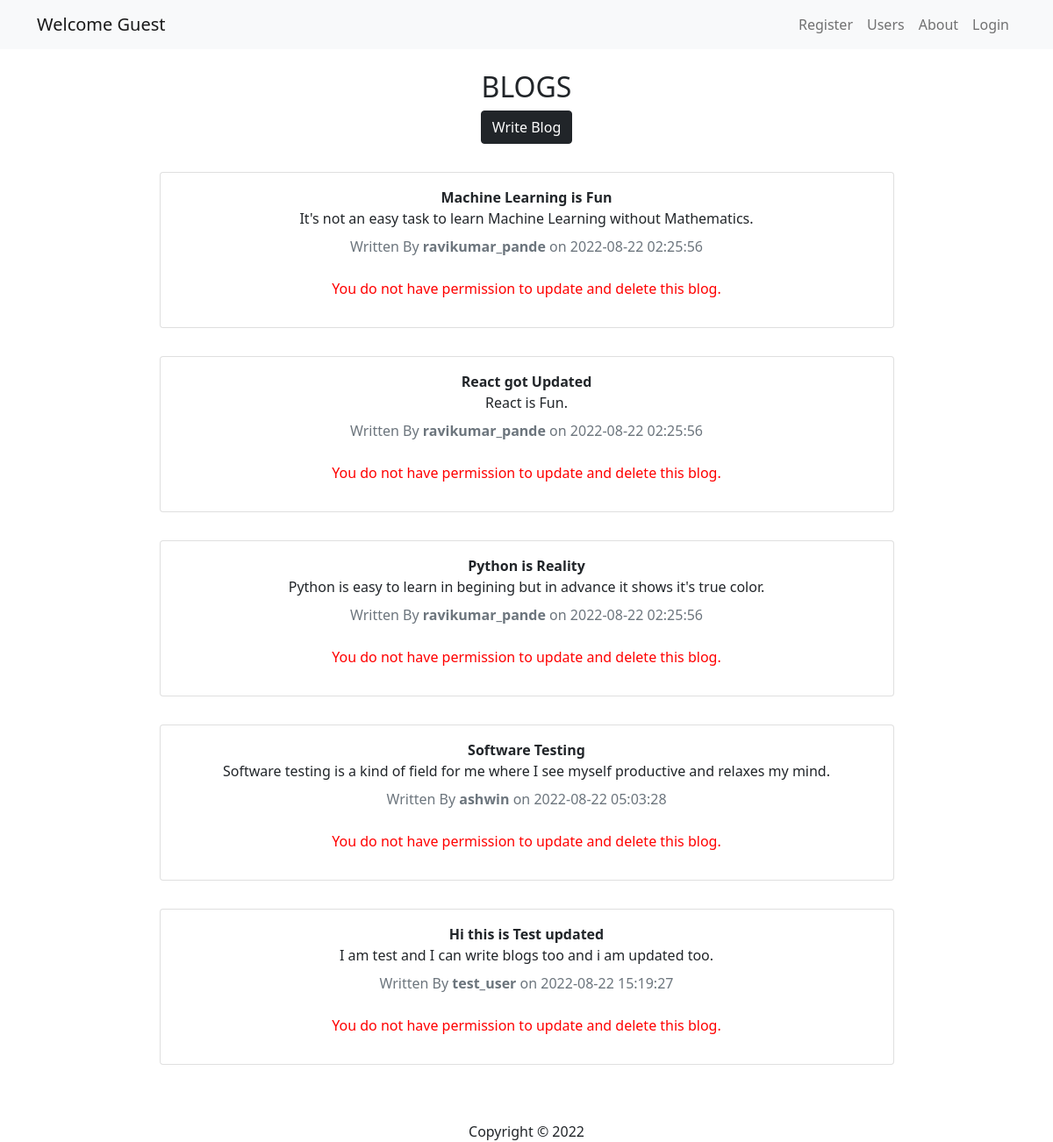
Page /forum_app/blogs.php on the committed database.
### tables this page shows
CREATE TABLE `blogs` (
  `blog_id` int(11) NOT NULL,
  `title` varchar(200) NOT NULL,
  `body` text NOT NULL,
  `created_on` timestamp NOT NULL DEFAULT current_timestamp() ON UPDATE current_timestamp(),
  `modified_on` timestamp NOT NULL DEFAULT current_timestamp(),
  `user_id` int(11) NOT NULL,
  `is_deleted` int(11) NOT NULL
);

CREATE TABLE `users` (
  `id` int(11) NOT NULL,
  `username` varchar(40) NOT NULL,
  `email_address` varchar(50) NOT NULL,
  `password` varchar(100) NOT NULL,
  `created_on` timestamp NOT NULL DEFAULT current_timestamp(),
  `is_deleted` int(11) NOT NULL
);

### forum_app/blogs.php (the view, shortened to what this page needs)
<?php include 'include/header.php' ?>
<h2>BLOGS</h2>
<?php
  $sql = 'SELECT * FROM blogs join users on users.id = blogs.user_id where blogs.is_deleted = 0 and users.is_deleted = 0';
  $result = mysqli_query($conn, $sql);
  $blogs = mysqli_fetch_all($result, MYSQLI_ASSOC);
?>
<div class="d-flex justify-content-center mb-3">
    <a href='write_blog.php'><button type="button" class="btn btn-dark m5">Write Blog</button></a>
</div>
<?php foreach($blogs as $blog): ?>
  <div class="card my-3 w-75">
    <div class="card-body text-center">
       <?php echo "<b>${blog['title']}</b>"; ?>
       <br>
       <?php echo $blog['body']; ?>
       <div class="text-secondary mt-2">
        Written By <?php echo "<b>${blog['username']}</b>" . " on " . $blog['created_on']; ?>
       </div>
       <br/>
       <?php if (!($_SESSION['user'] == $blog['username'])): ?>
        <p style="color: red;">You do not have permission to update and delete this blog.</p>
        <?php endif ?>
    </div>
  </div>
<?php endforeach; ?>
<?php include 'include/footer.php' ?>

### forum_app/include/header.php (shortened to what this page needs)
<!DOCTYPE html>
<html lang="en">
<head>
    <link href="https://cdn.jsdelivr.net/npm/bootstrap@5.0.2/dist/css/bootstrap.min.css" rel="stylesheet">
</head>
<body>
    <nav class="navbar navbar-expand-sm navbar-light bg-light mb-4">
        <div class="container">
            <a class="navbar-brand" href="login.php">
            <?php
                if (isset($_SESSION['user'])){
                    echo "Welcome " . $_SESSION['user'];
                } else {
                    echo "Welcome Guest";
                }
            ?>
            </a>
            <div class="collapse navbar-collapse" id="navbarNav">
                <ul class="navbar-nav ms-auto">
                    <li class="nav-item">
                        <a class="nav-link" href="/ravi_prac/forum_app/home.php">Register</a>
                    </li>
                    <li class="nav-item">
                        <a class="nav-link" href="/ravi_prac/forum_app/users_data.php">Users</a>
                    </li>
                    <li class="nav-item">
                        <a class="nav-link" href="/ravi_prac/forum_app/about.php">About</a>
                    </li>
                    <?php
                        if (isset($_SESSION['user'])) {
                            echo '<li class="nav-item">
                            <a class="nav-link" href="/ravi_prac/forum_app/blogs.php">Blogs</a>
                            </li>';
                            echo '<li class="nav-item">
                            <a class="nav-link" href="/ravi_prac/forum_app/logout.php">Logout</a>
                            </li>';
                        } else {
                            echo '<li class="nav-item">
                            <a class="nav-link" href="/ravi_prac/forum_app/login.php">Login</a>
                            </li>';
                        }
                    ?>
                </ul>
            </div>
        </div>
    </nav>
    <main>
        <div class="container d-flex flex-column align-items-center">

### forum_app/include/footer.php (shortened to what this page needs)
</div>
</main>
<footer class="text-center mt-5">
    Copyright &copy; 2022
</footer>
</body>
</html>

### rows in the picture
blogs: title "Machine Learning is Fun", body "It's not an easy task to learn Machine Learning without Mathematics.", username "ravikumar_pande", user.created_on "2022-08-22 02:25:56"
blogs: title "React got Updated", body "React is Fun.", username "ravikumar_pande", user.created_on "2022-08-22 02:25:56"
blogs: title "Python is Reality", body "Python is easy to learn in begining but in advance it shows it's true color.", username "ravikumar_pande", user.created_on "2022-08-22 02:25:56"
blogs: title "Software Testing", body "Software testing is a kind of field for me where I see myself productive and relaxes my mind.", username "ashwin", user.created_on "2022-08-22 05:03:28"
blogs: title "Hi this is Test updated", body "I am test and I can write blogs too and i am updated too.", username "test_user", user.created_on "2022-08-22 15:19:27"
